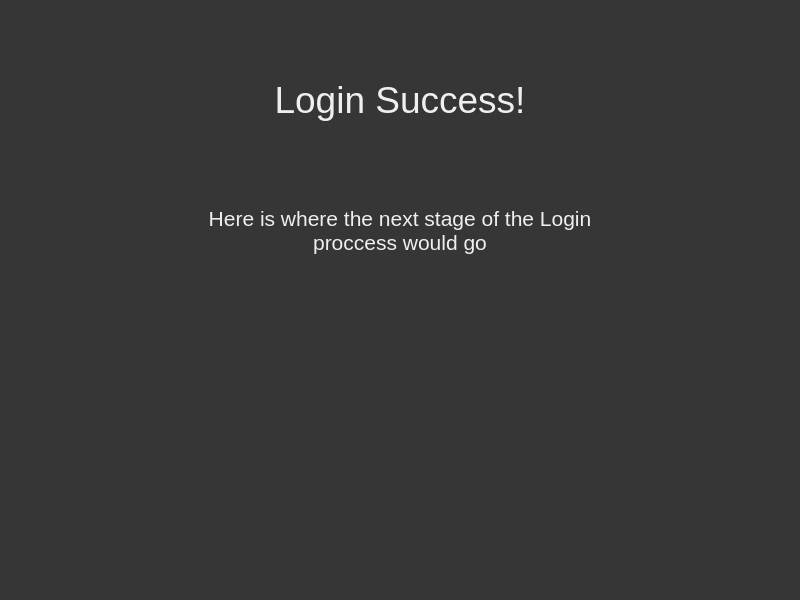
<?xml version="1.0" encoding="UTF-8"?>
<ui version="4.0">
 <class>Dialog</class>
 <widget class="QDialog" name="Dialog">
  <property name="enabled">
   <bool>true</bool>
  </property>
  <property name="geometry">
   <rect>
    <x>0</x>
    <y>0</y>
    <width>800</width>
    <height>600</height>
   </rect>
  </property>
  <property name="windowTitle">
   <string>Dialog</string>
  </property>
  <property name="styleSheet">
   <string notr="true">background-color: rgb(54, 54, 54);</string>
  </property>
  <widget class="QLabel" name="label">
   <property name="geometry">
    <rect>
     <x>225</x>
     <y>50</y>
     <width>350</width>
     <height>100</height>
    </rect>
   </property>
   <property name="styleSheet">
    <string notr="true">color: rgb(239, 239, 239);
font-size:28pt;</string>
   </property>
   <property name="text">
    <string>Login Success!</string>
   </property>
   <property name="alignment">
    <set>Qt::AlignCenter</set>
   </property>
  </widget>
  <widget class="QLabel" name="label_2">
   <property name="geometry">
    <rect>
     <x>200</x>
     <y>180</y>
     <width>400</width>
     <height>100</height>
    </rect>
   </property>
   <property name="styleSheet">
    <string notr="true">color: rgb(239, 239, 239);
font-size:16pt;</string>
   </property>
   <property name="text">
    <string>Here is where the next stage of the Login proccess would go</string>
   </property>
   <property name="alignment">
    <set>Qt::AlignCenter</set>
   </property>
   <property name="wordWrap">
    <bool>true</bool>
   </property>
  </widget>
 </widget>
 <resources/>
 <connections/>
</ui>
